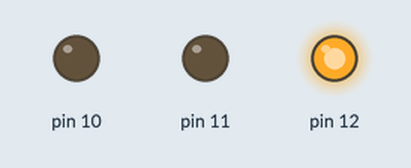
Simulated run of this sketch. Board: Arduino Uno, built with avr-gcc and run on an emulated ATmega328P. Parts: output pins drawn as LEDs (lit = HIGH).

Above: at 0.2 s.
At 0.7 s:
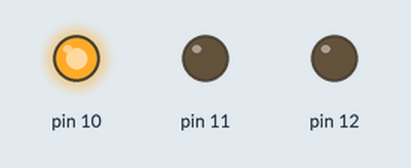
At 2.7 s:
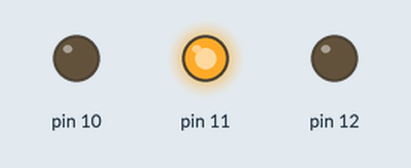
Timing chart, 0 to 3.5 s (numbered marks = the images above):
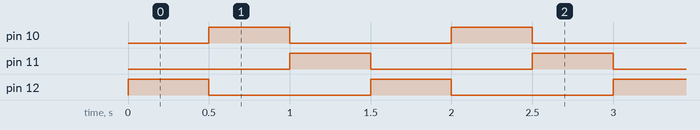

The sketch:

demo_LED-pin13.ino
```cpp
//int LED_PIN = 13;

void setup() {
  // put your setup code here, to run once:
  pinMode(10, OUTPUT);
  pinMode(11, OUTPUT);
  pinMode(12, OUTPUT);

}

void loop() {
  // put your main code here, to run repeatedly:
  digitalWrite(10, LOW);
  digitalWrite(11, LOW);
  digitalWrite(12, HIGH);
  delay(500);
  digitalWrite(10, HIGH);
  digitalWrite(11, LOW);
  digitalWrite(12, LOW);
  delay(500);
  digitalWrite(10, LOW);
  digitalWrite(11, HIGH);
  digitalWrite(12, LOW);
  delay(500);
}
```

Measured:
- by itself, pin 10–12: alternates HIGH for 0.50 s and LOW for 1.0 s
- by itself, everything shown: repeats every 1.5 s, in 3 steps
